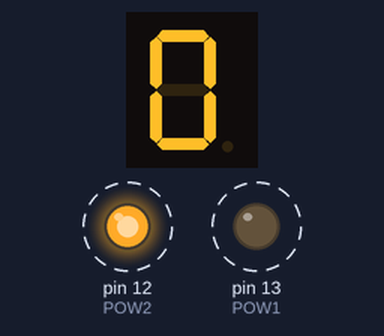
Recording of a sketch running on a simulated Arduino Uno, built with avr-gcc and run on an emulated ATmega328P. On the bench: 1-digit seven-segment display, output pins drawn as LEDs (lit = HIGH). Wiring (inferred from the names in the program): 1-digit 7-segment display, segments lit when HIGH: segments pin 8, pin 7, pin 6, pin 5, pin 4, pin 3, pin 2. Dashed ring = blinking. The segment pins are drawn as the display they are named for; pins used as bus, display or sensor lines are not drawn.

Above: at 0.05 s.
At 9.85 s:
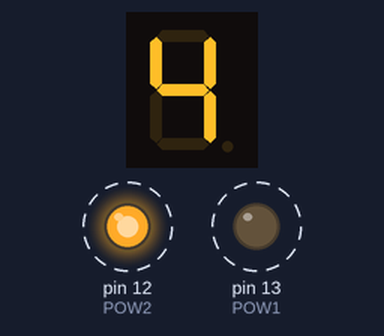
At 19.86 s:
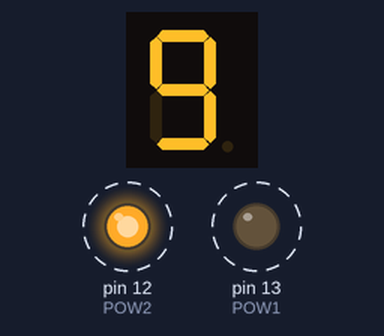
At 39.77 s:
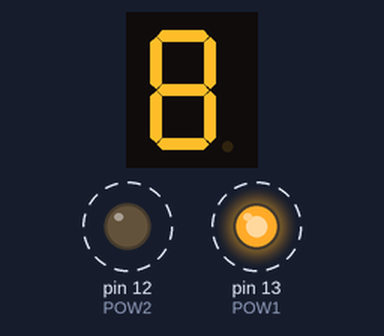
Timing chart, 0 to 40.0 s (numbered marks = the images above):
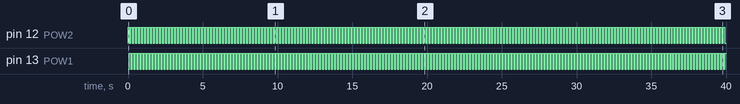

The sketch:

sketch_aug14a.ino
```cpp
int PIN_A=2;
int PIN_B=3;
int PIN_C=4;
int PIN_D=5;
int PIN_E=6;
int PIN_F=7;
int PIN_G=8;
int POW1=13;
int POW2=12;
int i=0;
int j=0;
int n=0;
int Arduino_Pins [7]={PIN_A,PIN_B,PIN_C,PIN_D,PIN_E,PIN_F,PIN_G};
int Segment_Pins [10][7]={
  {0,1,1,1,1,1,1},//0
  {0,0,0,0,1,1,0},//1
  {1,0,1,1,0,1,1},//2
  {1,0,0,1,1,1,1},//3
  {1,1,0,0,1,1,0},//4
  {1,1,0,1,1,0,1},//5
  {1,1,1,1,1,0,1},//6
  {0,0,0,0,1,1,1},//7
  {1,1,1,1,1,1,1},//8
  {1,1,0,1,1,1,1},//9

};
void setup (){
pinMode (PIN_A,OUTPUT);
pinMode (PIN_B,OUTPUT);
pinMode (PIN_C,OUTPUT);
pinMode (PIN_D,OUTPUT);
pinMode (PIN_E,OUTPUT);
pinMode (PIN_F,OUTPUT);
pinMode (PIN_G,OUTPUT);
pinMode (POW1,OUTPUT);
pinMode (POW2,OUTPUT);

}

void loop()
{
  for (i=0;i<10;i++){
    digitalWrite (POW1,0);
    digitalWrite (POW2,1);
    for (j=0;j<7;j++){
      digitalWrite (Arduino_Pins[j],Segment_Pins [n] [j]);}
      delay (100);
      digitalWrite (POW1,1);
      digitalWrite (POW2,0);
    for (j=0;j<7;j++){
      digitalWrite (Arduino_Pins[j],Segment_Pins [i] [j]);}
      delay (100);
      if (i==9){
        n++;
        if (n>9){
          n=0;
        }
  }
  }
  }
```

Measured:
- by itself, pin 12 (POW2), pin 13 (POW1): alternates HIGH for 0.10 s and LOW for 0.10 s
